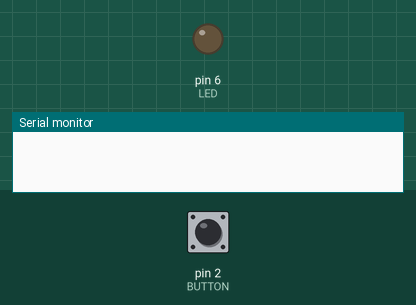
A sketch run on a simulated Arduino Uno, built with avr-gcc and run on an emulated ATmega328P. Parts: output pins drawn as LEDs (lit = HIGH), the last lines printed to the serial monitor. The inputs (shaded band) are chosen by the test bench; at power-on: pin 2 (BUTTON) HIGH.

Above: at 1.2 s.
1.3 s: pin 2 (BUTTON) pulled LOW for 0.15 s
At 2.1 s:
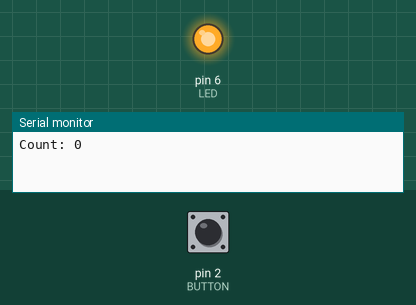
2.9 s: pin 2 (BUTTON) pulled LOW for 1 s
At 3.3 s:
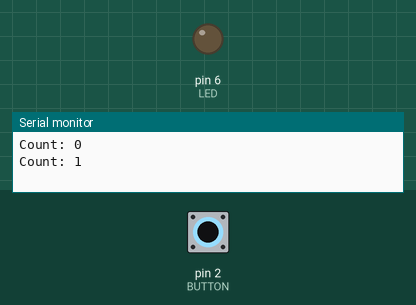
5.4 s: pin 2 (BUTTON) pulled LOW for 3.2 s
At 6.4 s:
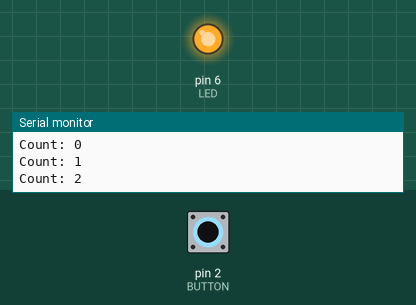
Timing chart, 0 to 8.4 s (numbered marks = the images above; inputs shaded):
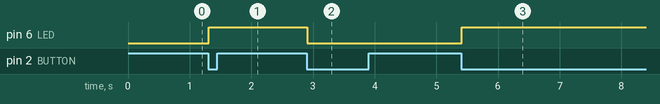

Measured:
- after the input at 1.3 s, pin 6 (LED): LOW → HIGH at once
- after the input at 2.9 s, pin 6 (LED): HIGH → LOW at once
- after the input at 5.4 s, pin 6 (LED): LOW → HIGH at once

The sketch:

ex04_extend_03.ino
```cpp
// 버튼을 누를 때마다 LED 토글 (채터링 방지)

#define BUTTON 2
#define LED 6
boolean state = false;
int count = 0, prev_value = 0;

void setup() {
  pinMode(BUTTON, INPUT);
  pinMode(LED, OUTPUT);
  Serial.begin(9600);
}

void loop() {
  int value = digitalRead(BUTTON);
  if (value == 0 && prev_value == 1) {
    delay(10);
    state = !state;
    digitalWrite(LED, state);
    Serial.print("Count: ");
    Serial.println(count++);
  }
  if (value == 1 && prev_value == 0) {
    delay(10);
  }
  prev_value = value;
}
```
